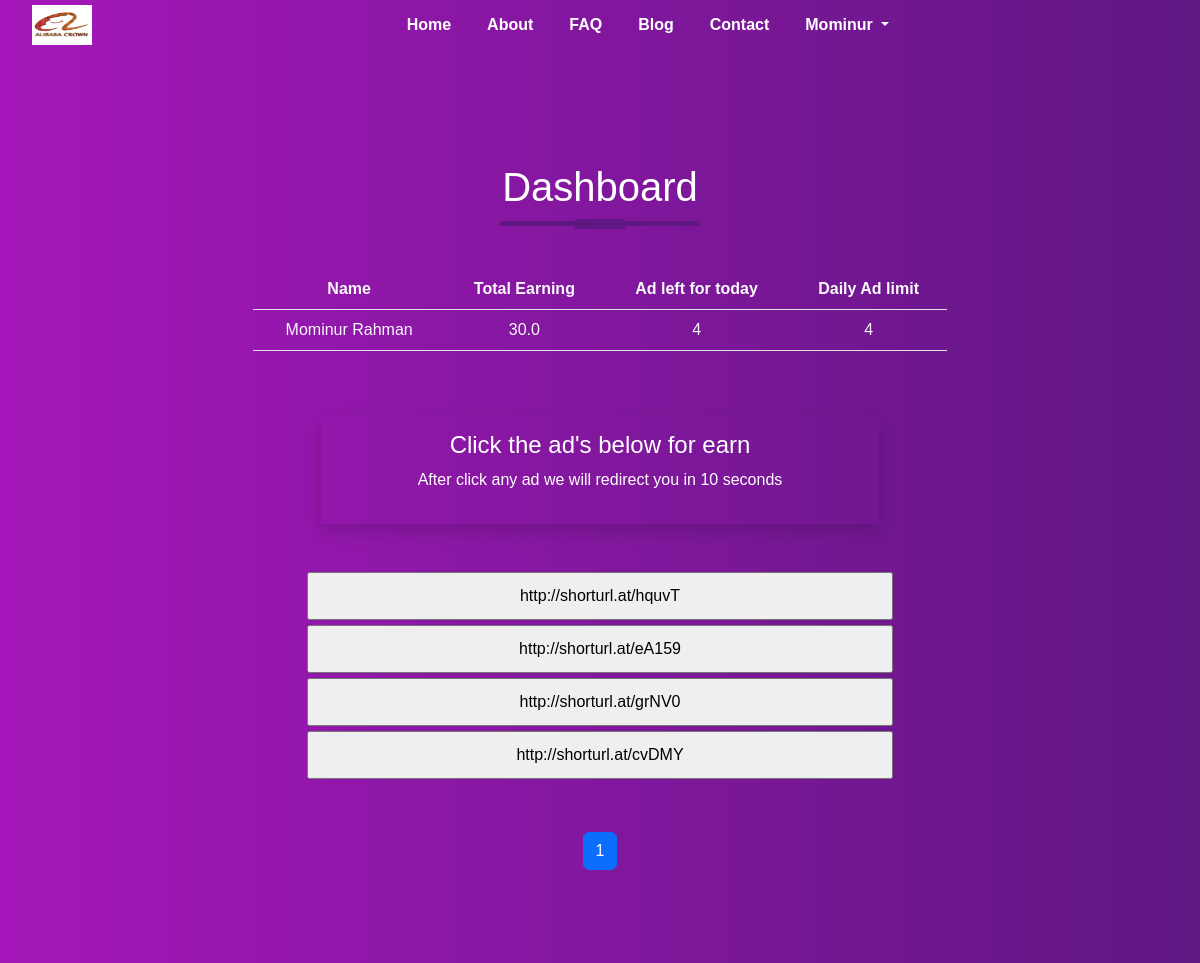
Before: /dashboard/ (signed in, upper part) with the older database file.
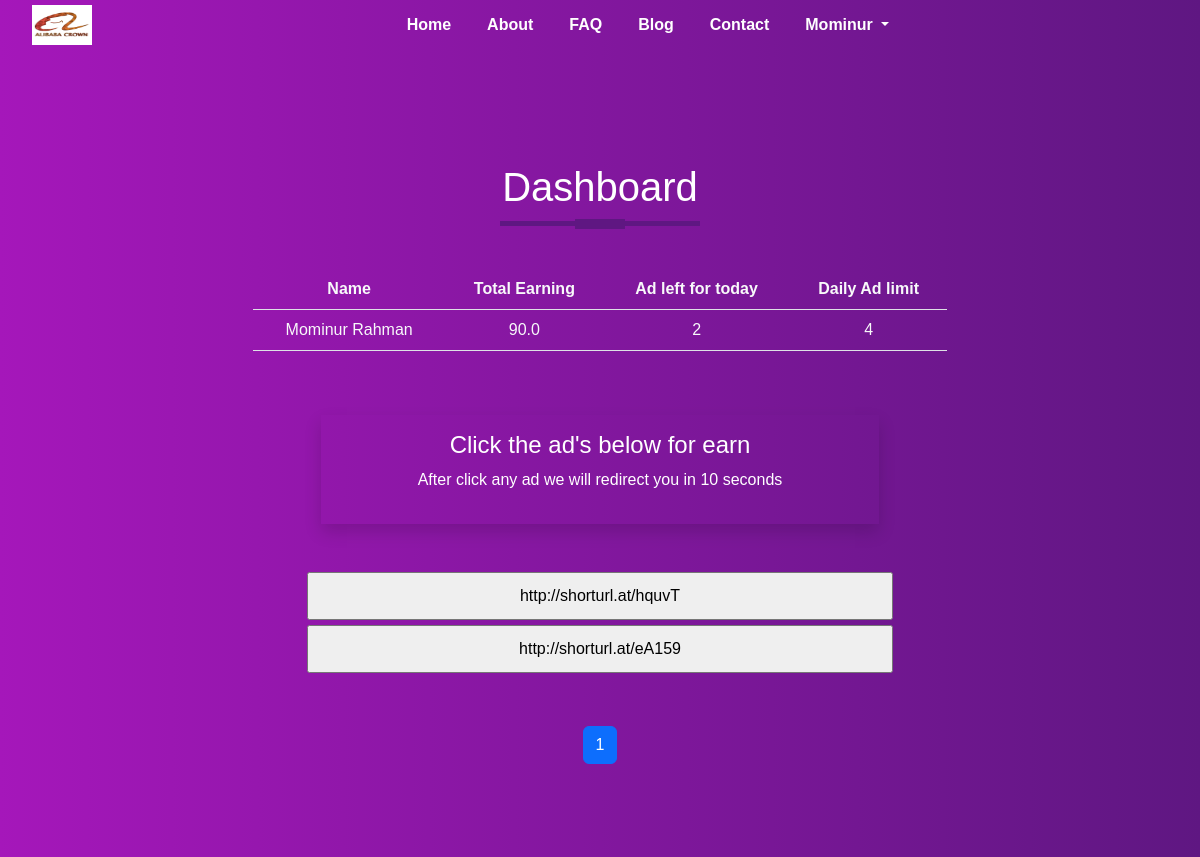
After: the same page with the newer database file.
### accounts/models.py (models this page shows, shortened)
class User(AbstractUser):
    username = None
    phone_number = models.CharField(max_length=15, unique=True)
    is_phone_verified = models.BooleanField(default=False)
    is_subscribed = models.BooleanField(default=False)
    ad_limit = models.IntegerField(blank=True, null=True)
    total_earning = models.FloatField(default=0.0)
    otp = models.CharField(max_length=10, blank=True, null=True)
    USERNAME_FIELD = 'phone_number'
    REQUIRED_FIELDS = []
    objects = Manager()

### pricing/models.py (models this page shows, shortened)
class AdLink(models.Model):
    url = models.URLField()

### core/views.py (the view)
# urls.py: path('dashboard/', views.dashboard, name="dashboard"),
@login_required
def dashboard(request):
    context = {}
    try:
        user = User.objects.get(pk=request.user.pk)
        subscribed = Subscribed.objects.get(user=user)
        ad_per_day = user.ad_limit
        ads = []
        for i in range(1, ad_per_day+1):
            ads.append(i)
        ad = AdLink.objects.filter(pk__in=ads).order_by('id')
        paginator = Paginator(ad, 5)
        page_number = request.GET.get('page')
        page_obj = paginator.get_page(page_number)
        context = {
            'ads_per_day': page_obj,
            'subscribed': subscribed
        }
    except:
        pass
    return render(request, 'core/dashboard.html', context)

### templates/core/dashboard.html (shortened to what this page needs)
{% extends 'core/base.html' %}
{% load static %}
{% block content %}
<div class="signup">
    <div class="container">
        <h1 class="title text-center my-5">Dashboard</h1>
        <div class="row">
            <div class="col-lg-10 col-sm-12 offset-1">
                <table class="table w-75 mx-auto text-light text-center mb-5">
                    <thead>
                        <tr>
                            <th scope="col">Name</th>
                            <th scope="col">Total Earning</th>
                            <th scope="col">Ad left for today</th>
                            <th scope="col">Daily Ad limit</th>
                        </tr>
                    </thead>
                    <tbody>
                        <tr>
                            <td>{{ request.user.get_full_name }}</td>
                            <td>{{ request.user.total_earning }}</td>
                            <td>{{ request.user.ad_limit }}</td>
                            <td>{{ subscribed.pricing.ad_limit }}</td>
                        </tr>
                    </tbody>
                </table>
            </div>
        </div>
        {% if request.user.is_subscribed %}
            <div class="mb-5 mt-3 p-3 shadow w-50 mx-auto">
                <h4 class="text-center">Click the ad's below for earn</h4>
                <p class="text-center">After click any ad we will redirect you in 10 seconds</p>
            </div>
            <div class="text-center mb-5">
                <ul class="list-group w-75 mx-auto">
                    {% if ads_per_day %}
                        {% for ad in ads_per_day %}
                            <form action="{% url 'decrese-ad' %}" method="post">
                                <input class="link-btn" id="ad-click" type="submit" value="{{ ad.url }}">
                            </form>
                        {% endfor %}
                        <nav class="mx-auto my-5" aria-label="Page navigation example">
                            <ul class="pagination">
                            <li class="page-item active"><a class="page-link" href="#">{{ ads_per_day.number }}</a></li>
                            </ul>
                        </nav>
                    {% else %}
                            <h5>No more add for today</h5>
                    {% endif %}
                </ul>
            </div>
        {% endif %}
    </div>
</div>
{% endblock content %}

### templates/core/base.html (shortened to what this page needs)
{% load static %}
<!doctype html>
<html lang="en">
  <head>
    <link href="https://cdn.jsdelivr.net/npm/bootstrap@5.2.0-beta1/dist/css/bootstrap.min.css" rel="stylesheet">
    <link rel="stylesheet" type="text/css" href={% static 'css/style.css' %}>
  </head>
  <body>
    <section id="nav-bar">
      <nav class="navbar navbar-expand-lg navbar-light ">
        <div class="container-fluid">
          <a class="navbar-brand" href="/"><img src="{% static 'images/logo.jpg' %}"></a>
          <div class="collapse navbar-collapse justify-content-center" id="navbarNav">
            <ul class="navbar-nav">
              <li class="nav-item">
                <a class="nav-link" href="/">Home</a>
              </li>
              <li class="nav-item">
                <a class="nav-link" href="{% url 'about' %}">About</a>
              </li>
              <li class="nav-item">
                <a class="nav-link" href="{% url 'faq' %}">FAQ</a>
              </li>
              <li class="nav-item">
                <a class="nav-link" href="{% url 'blog' %}">Blog</a>
              </li>
              <li class="nav-item">
                <a class="nav-link" href="{% url 'contact' %}">Contact</a>
              </li>
              {% if request.user.is_authenticated %}
              <li class="nav-item dropdown">
                <a class="nav-link dropdown-toggle" href="#" id="navbarDropdown" role="button" data-bs-toggle="dropdown" aria-expanded="false">
                  {{ request.user.first_name }}
                </a>
              </li>
              {% endif %}
            </ul>
          </div>
        </div>
      </nav>
    </section>
    {% block content %} {% endblock content %}
  </body>
</html>

Changed rows visible on the page:
no longer on this page (row unchanged): AdLink: url "http://shorturl.at/grNV0"
no longer on this page (row unchanged): AdLink: url "http://shorturl.at/cvDMY"
changed User "Mominur": user.total_earning "30.0" → "90.0"; user.ad_limit "4" → "2"
